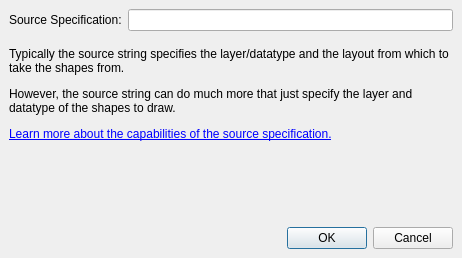
<ui version="4.0" >
 <class>LayerSourceDialog</class>
 <widget class="QDialog" name="LayerSourceDialog" >
  <property name="geometry" >
   <rect>
    <x>0</x>
    <y>0</y>
    <width>462</width>
    <height>258</height>
   </rect>
  </property>
  <property name="windowTitle" >
   <string>Layer Source</string>
  </property>
  <layout class="QGridLayout" >
   <property name="margin" >
    <number>9</number>
   </property>
   <property name="spacing" >
    <number>6</number>
   </property>
   <item row="2" column="0" colspan="3" >
    <widget class="QLabel" name="helpLabel" >
     <property name="text" >
      <string>&lt;html>&lt;body>Typically the source string specifies the layer/datatype and the layout from which to take the shapes from.
&lt;p>However, the source string can do much more that just specify the layer and datatype of the shapes to draw.&lt;p>&lt;a href="int:/about/layer_sources.xml">Learn more about the capabilities of the source specification.&lt;/a>&lt;/body>&lt;/html></string>
     </property>
     <property name="wordWrap" >
      <bool>true</bool>
     </property>
    </widget>
   </item>
   <item row="0" column="2" >
    <widget class="QLineEdit" name="sourceString" />
   </item>
   <item row="3" column="0" colspan="3" >
    <spacer>
     <property name="orientation" >
      <enum>Qt::Vertical</enum>
     </property>
     <property name="sizeHint" >
      <size>
       <width>20</width>
       <height>21</height>
      </size>
     </property>
    </spacer>
   </item>
   <item row="0" column="0" colspan="2" >
    <widget class="QLabel" name="label" >
     <property name="text" >
      <string>Source Specification:</string>
     </property>
    </widget>
   </item>
   <item row="1" column="0" colspan="3" >
    <spacer>
     <property name="orientation" >
      <enum>Qt::Vertical</enum>
     </property>
     <property name="sizeType" >
      <enum>QSizePolicy::Fixed</enum>
     </property>
     <property name="sizeHint" >
      <size>
       <width>20</width>
       <height>10</height>
      </size>
     </property>
    </spacer>
   </item>
   <item row="4" column="0" colspan="3" >
    <widget class="QDialogButtonBox" name="buttonBox" >
     <property name="orientation" >
      <enum>Qt::Horizontal</enum>
     </property>
     <property name="standardButtons" >
      <set>QDialogButtonBox::Cancel|QDialogButtonBox::NoButton|QDialogButtonBox::Ok</set>
     </property>
    </widget>
   </item>
  </layout>
 </widget>
 <resources/>
 <connections>
  <connection>
   <sender>buttonBox</sender>
   <signal>accepted()</signal>
   <receiver>LayerSourceDialog</receiver>
   <slot>accept()</slot>
   <hints>
    <hint type="sourcelabel" >
     <x>248</x>
     <y>254</y>
    </hint>
    <hint type="destinationlabel" >
     <x>157</x>
     <y>274</y>
    </hint>
   </hints>
  </connection>
  <connection>
   <sender>buttonBox</sender>
   <signal>rejected()</signal>
   <receiver>LayerSourceDialog</receiver>
   <slot>reject()</slot>
   <hints>
    <hint type="sourcelabel" >
     <x>316</x>
     <y>260</y>
    </hint>
    <hint type="destinationlabel" >
     <x>286</x>
     <y>274</y>
    </hint>
   </hints>
  </connection>
 </connections>
</ui>
